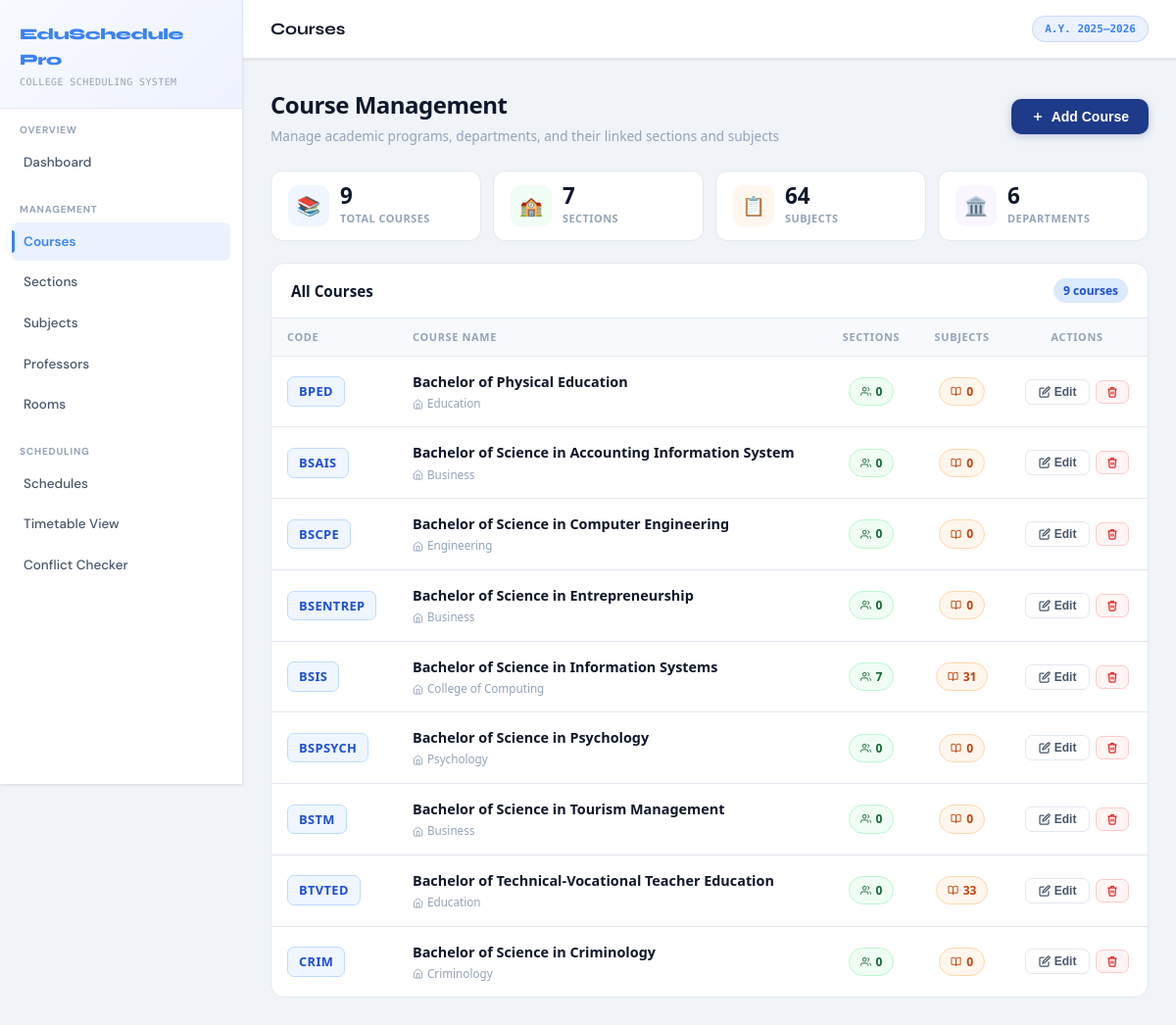
/courses.php, run on the app's committed database.
### tables this page shows
CREATE TABLE `courses` (
  `id` int(11) NOT NULL,
  `code` varchar(20) NOT NULL,
  `name` varchar(150) NOT NULL,
  `department` varchar(100) NOT NULL,
  `created_at` timestamp NOT NULL DEFAULT current_timestamp()
);

### includes/config.php (called while the page is built, shortened)
<?php
function h(string $str): string {
    return htmlspecialchars($str, ENT_QUOTES, 'UTF-8');
}

### courses.php (the view, shortened to what this page needs)
<?php
require_once __DIR__ . '/includes/config.php';
$db = getDB();
require_once __DIR__ . '/includes/header.php';
$courses = $db->query("
    SELECT c.*,
           COUNT(DISTINCT s.id)   AS section_count,
           COUNT(DISTINCT sub.id) AS subject_count
    FROM courses c
    LEFT JOIN sections s   ON s.course_id   = c.id
    LEFT JOIN subjects sub ON sub.course_id = c.id
    GROUP BY c.id ORDER BY c.code
")->fetchAll();
$totalSections = array_sum(array_column($courses,'section_count'));
$totalSubjects = array_sum(array_column($courses,'subject_count'));
$depts = array_unique(array_column($courses,'department'));
?>
<div class="cp">
  <div class="cp-hdr">
    <div>
      <h2>Course Management</h2>
      <p>Manage academic programs, departments, and their linked sections and subjects</p>
    </div>
    <button class="btn-add-cp" onclick="cpOpenModal()">
      <svg width="14" height="14" viewBox="0 0 24 24" fill="none" stroke="currentColor" stroke-width="2.5"><line x1="12" y1="5" x2="12" y2="19"/><line x1="5" y1="12" x2="19" y2="12"/></svg>
      Add Course
    </button>
  </div>
  <div class="cp-stats">
    <div class="cp-stat">
      <div class="cp-stat-ico" style="background:#eff6ff">📚</div>
      <div><div class="cp-stat-val"><?= count($courses) ?></div><div class="cp-stat-lbl">Total Courses</div></div>
    </div>
    <div class="cp-stat">
      <div class="cp-stat-ico" style="background:#f0fdf4">🏫</div>
      <div><div class="cp-stat-val"><?= $totalSections ?></div><div class="cp-stat-lbl">Sections</div></div>
    </div>
    <div class="cp-stat">
      <div class="cp-stat-ico" style="background:#fff7ed">📋</div>
      <div><div class="cp-stat-val"><?= $totalSubjects ?></div><div class="cp-stat-lbl">Subjects</div></div>
    </div>
    <div class="cp-stat">
      <div class="cp-stat-ico" style="background:#faf5ff">🏛️</div>
      <div><div class="cp-stat-val"><?= count($depts) ?></div><div class="cp-stat-lbl">Departments</div></div>
    </div>
  </div>
  <div class="cp-card">
    <div class="cp-card-head">
      <span class="cp-card-title">All Courses</span>
      <span class="cp-card-count"><?= count($courses) ?> course<?= count($courses)!=1?'s':'' ?></span>
    </div>
    <?php if (empty($courses)): ?>
      <div class="cp-empty">
        <span class="ei">📚</span>
        <p>No courses yet. <a href="#" onclick="cpOpenModal();return false" style="color:#3b82f6;font-weight:700;text-decoration:none">Add your first course →</a></p>
      </div>
    <?php else: ?>
      <div style="overflow-x:auto">
        <table class="cp-table">
          <thead>
            <tr>
              <th>Code</th>
              <th>Course Name</th>
              <th style="text-align:center">Sections</th>
              <th style="text-align:center">Subjects</th>
              <th class="no-print" style="text-align:center">Actions</th>
            </tr>
          </thead>
          <tbody id="cp-tbody">
          <?php foreach ($courses as $c): ?>
            <tr id="cp-row-<?= $c['id'] ?>">
              <td><span class="code-chip"><?= h($c['code']) ?></span></td>
              <td>
                <div class="course-name"><?= h($c['name']) ?></div>
                <div class="course-dept">
                  <svg width="11" height="11" viewBox="0 0 24 24" fill="none" stroke="currentColor" stroke-width="2"><path d="M3 9l9-7 9 7v11a2 2 0 0 1-2 2H5a2 2 0 0 1-2-2z"/><polyline points="9 22 9 12 15 12 15 22"/></svg>
                  <?= h($c['department']) ?>
                </div>
              </td>
              <td style="text-align:center">
                <span class="count-pill cp-sections">
                  <svg width="11" height="11" viewBox="0 0 24 24" fill="none" stroke="currentColor" stroke-width="2"><path d="M17 21v-2a4 4 0 0 0-4-4H5a4 4 0 0 0-4 4v2"/><circle cx="9" cy="7" r="4"/><path d="M23 21v-2a4 4 0 0 0-3-3.87"/><path d="M16 3.13a4 4 0 0 1 0 7.75"/></svg>
                  <?= $c['section_count'] ?>
                </span>
              </td>
              <td style="text-align:center">
                <span class="count-pill cp-subjects">
                  <svg width="11" height="11" viewBox="0 0 24 24" fill="none" stroke="currentColor" stroke-width="2"><path d="M2 3h6a4 4 0 0 1 4 4v14a3 3 0 0 0-3-3H2z"/><path d="M22 3h-6a4 4 0 0 0-4 4v14a3 3 0 0 1 3-3h7z"/></svg>
                  <?= $c['subject_count'] ?>
                </span>
              </td>
              <td class="no-print">
                <div class="cp-acts" style="justify-content:center">
                  <button class="btn-cp-edit"
                    onclick="cpEditCourse(<?= htmlspecialchars(json_encode(['id'=>$c['id'],'code'=>$c['code'],'name'=>$c['name'],'department'=>$c['department']]),ENT_QUOTES) ?>)">
                    <svg width="12" height="12" viewBox="0 0 24 24" fill="none" stroke="currentColor" stroke-width="2.5"><path d="M11 4H4a2 2 0 0 0-2 2v14a2 2 0 0 0 2 2h14a2 2 0 0 0 2-2v-7"/><path d="M18.5 2.5a2.121 2.121 0 0 1 3 3L12 15l-4 1 1-4z"/></svg>
                    Edit
                  </button>
                  <button class="btn-cp-del" onclick="cpDelete(<?= $c['id'] ?>,this)">
                    <svg width="12" height="12" viewBox="0 0 24 24" fill="none" stroke="currentColor" stroke-width="2.5"><polyline points="3 6 5 6 21 6"/><path d="M19 6l-1 14a2 2 0 0 1-2 2H8a2 2 0 0 1-2-2L5 6"/><path d="M10 11v6M14 11v6"/><path d="M9 6V4a1 1 0 0 1 1-1h4a1 1 0 0 1 1 1v2"/></svg>
                  </button>
                </div>
              </td>
            </tr>
          <?php endforeach; ?>
          </tbody>
        </table>
      </div>
    <?php endif; ?>
  </div>
</div>
<?php require_once __DIR__ . '/includes/footer.php'; ?>

### assets/css/style.css (style rules this page uses)
:root { --bg: #f0f4f8; --bg2: #ffffff; --bg3: #f7f9fc; --panel: #ffffff; --panel2: #f0f4f8; --border: #e2e8f0; --border2: #cbd5e1; --border3: #94a3b8; --accent: #3b82f6; --accent-dim: rgba(59,130,246,.10); --accent-glow: rgba(59,130,246,.20); --accent2: #6366f1; --accent3: #10b981; --accent4: #f59e0b; --accent5: #ef4444; --accent6: #8b5cf6; --text: #0f172a; --text2: #475569; --text3: #94a3b8; --text4: #cbd5e1; --surface: #ffffff; --surface2: #f0f4f8; --surface3: #e2e8f0; --sidebar-w: 248px; --topbar-h: 60px; --radius: 10px; --radius-sm: 6px; --radius-lg: 14px; --transition: .18s ease; --shadow-sm: 0 1px 3px rgba(15,23,42,.08), 0 1px 2px rgba(15,23,42,.04); --shadow: 0 4px 12px rgba(15,23,42,.08), 0 2px 4px rgba(15,23,42,.04); --shadow-md: 0 8px 24px rgba(15,23,42,.10), 0 4px 8px rgba(15,23,42,.06); }
*, *::before, *::after { box-sizing: border-box; margin: 0; padding: 0; }
html { scroll-behavior: smooth; }
body { font-family: 'DM Sans', system-ui, sans-serif; font-size: 14px; line-height: 1.6; background: var(--bg); color: var(--text); min-height: 100vh; -webkit-font-smoothing: antialiased; }
table { width: 100%; border-collapse: collapse; }
thead th { text-align: left; font-size: 11px; font-weight: 700; color: var(--text3); text-transform: uppercase; letter-spacing: .07em; padding: 11px 16px; border-bottom: 2px solid var(--border); background: var(--bg3); white-space: nowrap; }
tbody td { padding: 12px 16px; font-size: 13.5px; border-bottom: 1px solid var(--border); color: var(--text2); vertical-align: middle; }
tbody tr:last-child td { border-bottom: none; }

### data on the page
courses: code "BPED", name "Bachelor of Physical Education", department "Education", section_count "0", subject_count "0"
courses: code "BSAIS", name "Bachelor of Science in Accounting Information System", department "Business", section_count "0", subject_count "0"
courses: code "BSCPE", name "Bachelor of Science in Computer Engineering", department "Engineering", section_count "0", subject_count "0"
courses: code "BSENTREP", name "Bachelor of Science in Entrepreneurship", department "Business", section_count "0", subject_count "0"
courses: code "BSIS", name "Bachelor of Science in Information Systems", department "College of Computing", section_count "7", subject_count "31"
courses: code "BSPSYCH", name "Bachelor of Science in Psychology", department "Psychology", section_count "0", subject_count "0"
courses: code "BSTM", name "Bachelor of Science in Tourism Management", department "Business", section_count "0", subject_count "0"
courses: code "BTVTED", name "Bachelor of Technical-Vocational Teacher Education", department "Education", section_count "0", subject_count "33"
courses: code "CRIM", name "Bachelor of Science in Criminology", department "Criminology", section_count "0", subject_count "0"

### other printed values
APP_NAME "EduSchedule Pro"
$item['label'] "Dashboard"
$item['label'] "Courses"
$item['label'] "Sections"
$item['label'] "Subjects"
$item['label'] "Professors"
$item['label'] "Rooms"
$item['label'] "Schedules"
$item['label'] "Timetable View"
$item['label'] "Conflict Checker"
$pageTitle "Courses"
count($courses) "9"
$totalSections "7"
$totalSubjects "64"
count($depts) "6"
